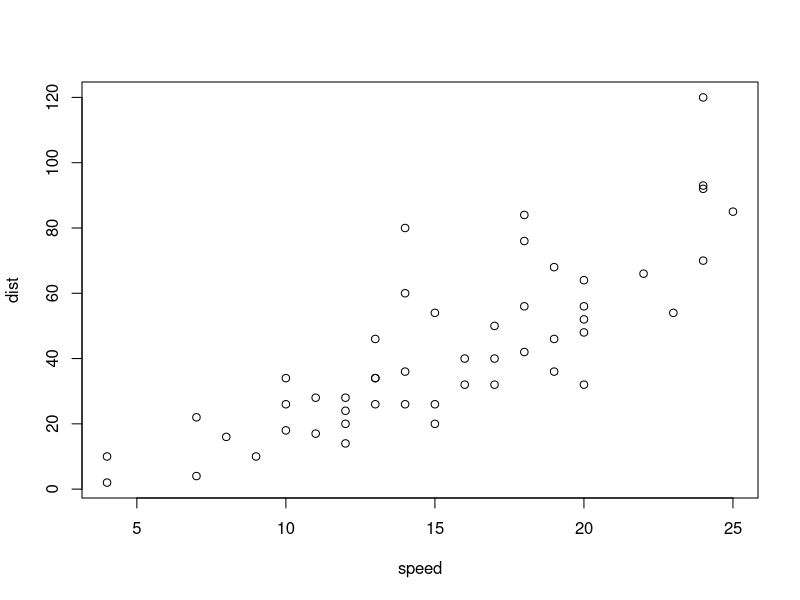
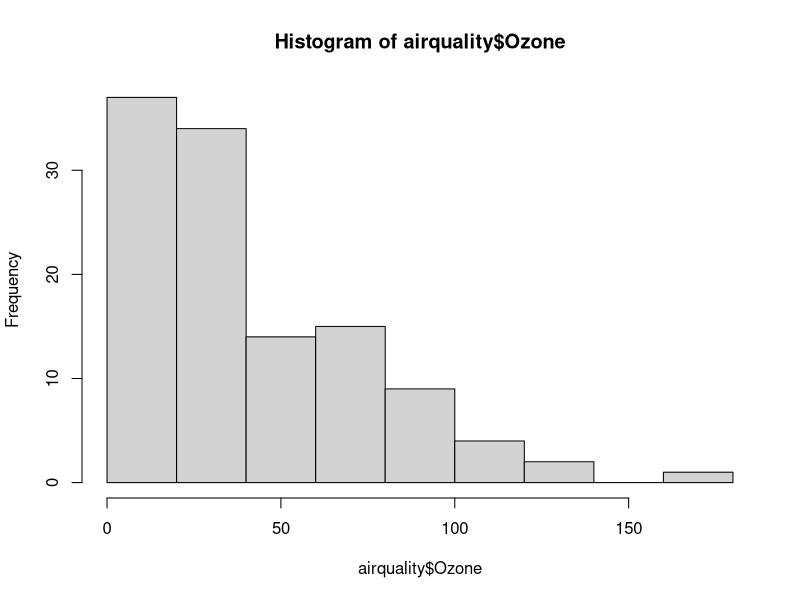
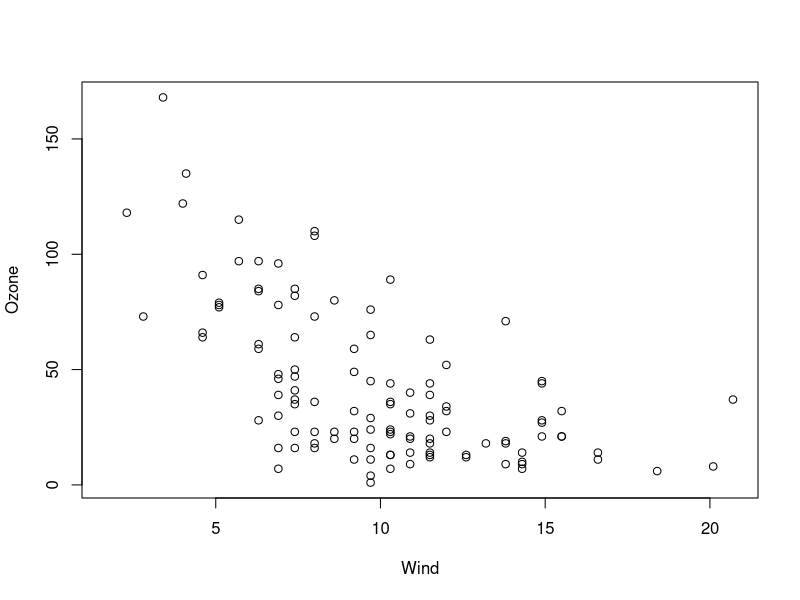
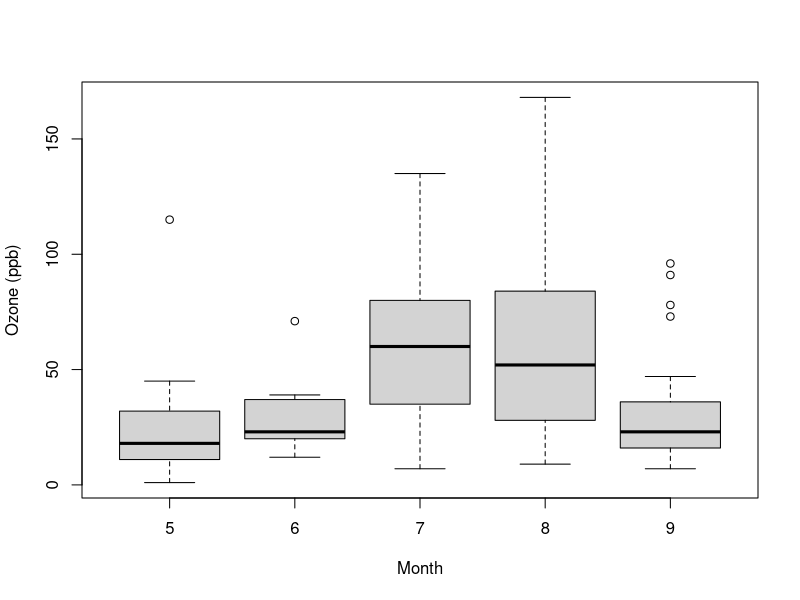
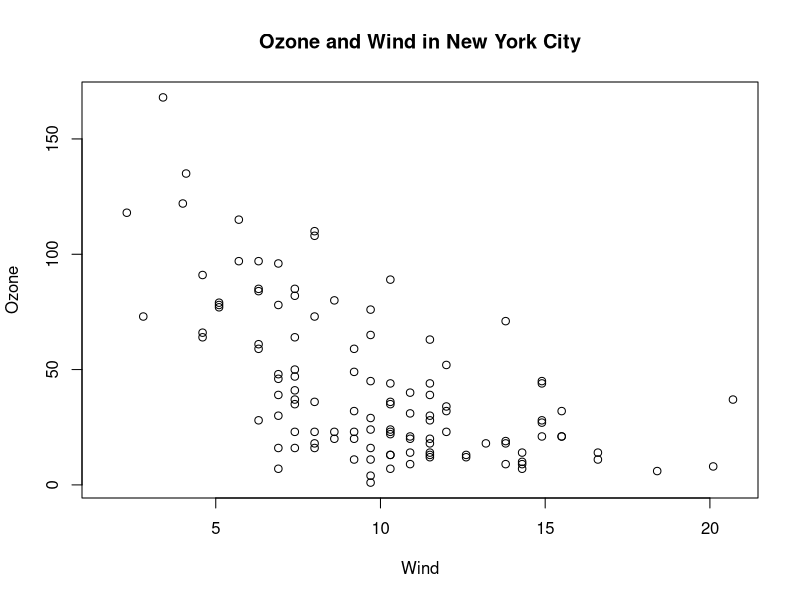
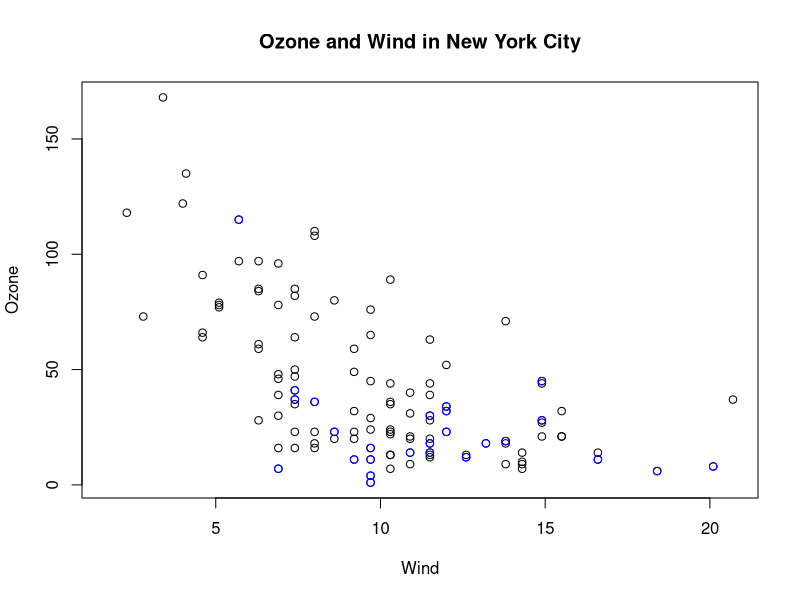
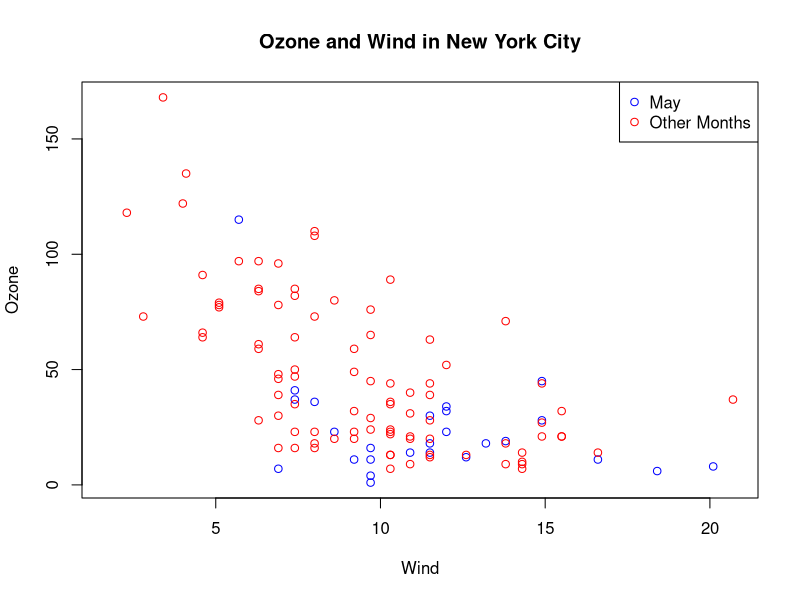
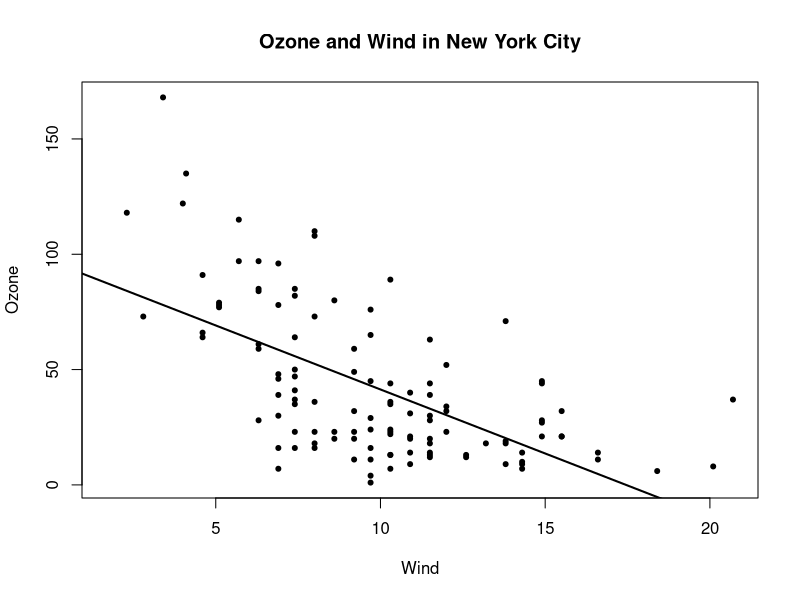

Generate these figures, in order, with R:
## ---- chunk 1
library(datasets)
data(cars)
with(cars, plot(speed, dist))
## ---- chunk 2
library(datasets)
hist(airquality$Ozone)
## ---- chunk 3
library(datasets)
with(airquality, plot(Wind, Ozone))
## ---- chunk 4
library(datasets)
airquality <- transform(airquality, Month = factor(Month))
boxplot(Ozone ~ Month, airquality, xlab = "Month", ylab = "Ozone (ppb)")
## ---- chunk 5
library(datasets)
with(airquality, plot(Wind, Ozone))
title(main = "Ozone and Wind in New York City")
## ---- chunk 6
with(airquality, plot(Wind, Ozone, main = "Ozone and Wind in New York City"))
with(subset(airquality, Month == 5), points(Wind, Ozone, col = "blue"))
## ---- chunk 7
with(airquality, plot(Wind, Ozone, main = "Ozone and Wind in New York City", type = "n"))
with(subset(airquality, Month == 5), points(Wind, Ozone, col = "blue"))
with(subset(airquality, Month != 5), points(Wind, Ozone, col = "red"))
legend("topright", pch = 1, col = c("blue", "red"), legend = c("May", "Other Months"))
## ---- chunk 8
with(airquality, plot(Wind, Ozone, main = "Ozone and Wind in New York City", pch = 20))
model <- lm(Ozone ~ Wind, airquality)
abline(model, lwd = 2)
## ---- chunk 9
par(mfrow = c(1, 2))
with(airquality, {
    plot(Wind, Ozone, main = "Ozone and Wind")
    plot(Solar.R, Ozone, main = "Ozone and Solar Radiation")
})
## ---- chunk 10
par(mfrow = c(1, 3), mar = c(4, 4, 2, 1), oma = c(0, 0, 2, 0))
with(airquality, {
    plot(Wind, Ozone, main = "Ozone and Wind")
    plot(Solar.R, Ozone, main = "Ozone and Solar Radiation")
    plot(Temp, Ozone, main = "Ozone and Temperature")
    mtext("Ozone and Weather in New York City", outer = TRUE)
})
## ---- chunk 11
library(lattice)
state <- data.frame(state.x77, region = state.region)
xyplot(Life.Exp ~ Income | region, data = state, layout = c(4, 1))
## ---- chunk 12
library(ggplot2)
data(mpg)
qplot(displ, hwy, data = mpg)
